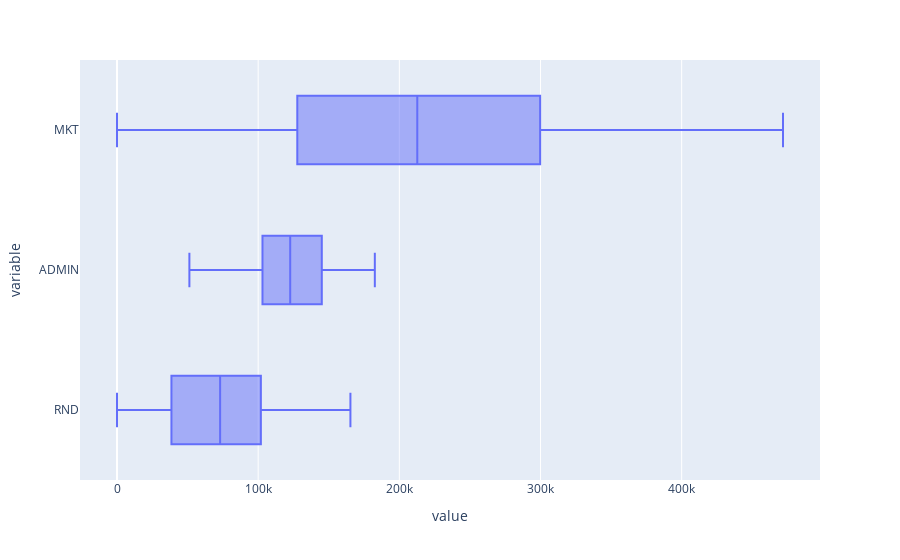

Notebook cell for this chart:
### Code cell
px.box(data, x = ['RND', 'ADMIN', 'MKT'])

### Figure 1 — Plotly figure (JSON) as saved in the notebook; plotly's stock layout.template omitted (floating-point values rounded to 4 significant figures; data arrays with more than 128 entries replaced by an {"elided": "..."} marker saying what was removed)
{"data": [{"alignmentgroup": "True", "hovertemplate": "value=%{x}<br>variable=%{y}<extra></extra>", "legendgroup": "", "marker": {"color": "#636efa"}, "name": "", "notched": false, "offsetgroup": "", "orientation": "h", "showlegend": false, "type": "box", "x": {"elided": "150 float values"}, "x0": " ", "xaxis": "x", "y": {"elided": "150 str values"}, "y0": " ", "yaxis": "y"}], "layout": {"boxmode": "group", "legend": {"tracegroupgap": 0}, "margin": {"t": 60}, "xaxis": {"anchor": "y", "domain": [0, 1], "title": {"text": "value"}}, "yaxis": {"anchor": "x", "domain": [0, 1], "title": {"text": "variable"}}}}
